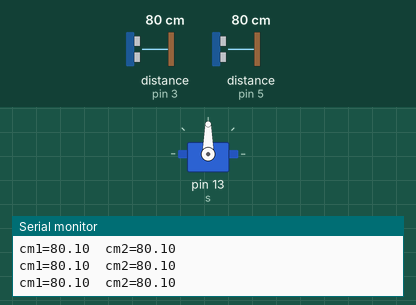
Recording of a sketch running on a simulated Arduino Uno, built with avr-gcc and run on an emulated ATmega328P. Shown: servo, the last lines printed to the serial monitor. Wiring (inferred from the names in the program): 2 × ultrasonic range finder: trigger pin 2, echo pin 3 / trigger pin 4, echo pin 5. The test bench sets the inputs (shaded band); at power-on: distance to the obstacle (sensors on pin 5, pin 3) 80 cm. The echo pulse lasts 58.3 µs per cm.

Above: at 1.3 s.
1.4 s: distance to the obstacle (sensor on pin 5) set to 120 cm
At 1.9 s:
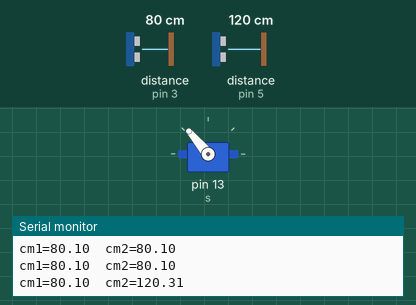
4.4 s: distance to the obstacle (sensor on pin 3) set to 2 cm
6.1 s: distance to the obstacle (sensor on pin 3) set to 250 cm
At 6.4 s:
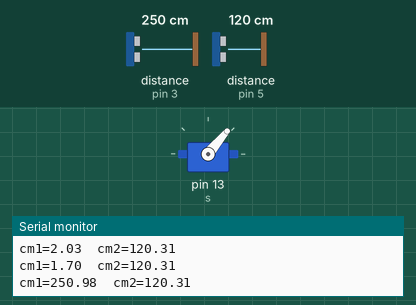
7.6 s: distance to the obstacle (sensor on pin 5) set to 2 cm
At 8.9 s:
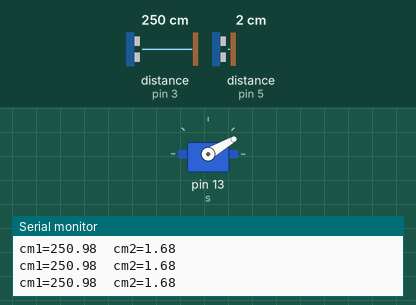
9.2 s: distance to the obstacle (sensor on pin 5) set to 35 cm
At 10.2 s:
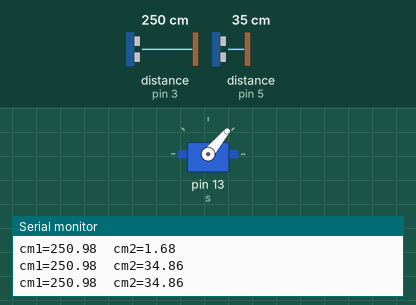
10.8 s: distance to the obstacle (sensor on pin 5) set to 4 cm
At 11.3 s:
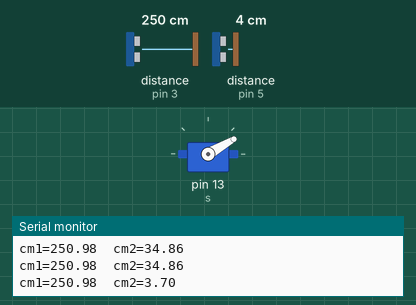
Timing chart, 0 to 13.3 s (numbered marks = the images above; inputs shaded):
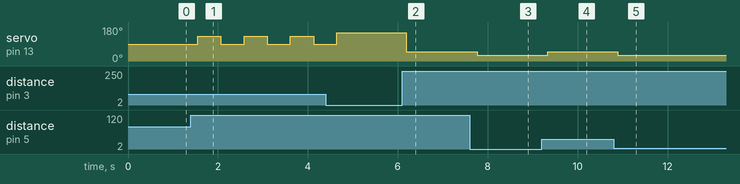

The sketch:

Main.ino
``````````````````````````````````````````cpp
#include<Servo.h>
const int T1=2;
const int E1=3;
const int T2=4;
const int E2=5;

const float base = 0;
const float middle = 90+base;

float cm1;
float cm2;
Servo s;

void setup()
{
  Serial.begin(9600);
  pinMode(T1, OUTPUT);
  pinMode(E1, INPUT);
  pinMode(T2, OUTPUT);
  pinMode(E2, INPUT);
  s.attach(13);
  s.write(90);
  //delay(2000);
}
void loop()
{
  // 灰度传感器检测黑带
  if (0) {
    Track();
  }
  else {
    Avoidance();
  }
}

// 避障
void Avoidance() {
  cm1 = distance(T1, E1);
  cm2 = distance(T2, E2);
  Serial.print("cm1=");
  Serial.print(cm1);
  Serial.print("\t");
  Serial.print("cm2=");
  Serial.print(cm2);
  Serial.println();

  if (cm1 < 30) {
    orientation(150);
  }
  else if (cm2 < 30) {
    orientation(30);
  }
  else if (cm2 > cm1) {
    if (cm2 - cm1<25 & cm2>100 & cm1 > 100) {
      orientation(100);
    }
    else if (cm2 - cm1 > 40) {
      orientation(130);
    }
    else {
      orientation(90);
    }
  }
  else {
    if (cm1 - cm2<25 & cm2>100 & cm1 > 100) {
      orientation(80);
    }
    else if (cm1 - cm2 > 40) {
      orientation(50);
    }
    else {
      orientation(90);
    }
  }
  delay(500);
}

// 转向
void orientation(int pos) {
  pos+=base;
  if (pos >= middle) {
    for (int i = middle; i <= pos; i++) {
      s.write(i);
      //      delay(15);
    }
  }
  else if (pos < middle) {
    for (int i = middle; i >= pos; i--) {
      s.write(i);
      //      delay(15);
    }
  }
}

// 获取传感器距离
float distance(int t, int e) {
  digitalWrite(t, LOW); //低高低电平发一个短时间脉冲去T1
  delayMicroseconds(2);
  digitalWrite(t, HIGH);
  delayMicroseconds(10);
  digitalWrite(t, LOW);
  float cm = pulseIn(e, HIGH) / 58.0; //将回波时间换算成cm
  cm = (int(cm * 100.0)) / 100.0; //保留两位小数
  //  if (cm >= 100) {
  //    return 100;
  //  }`````````````````````````````````````````
  //  else {
  return cm;
  //  }

}

// 循迹
void Track() {
}
``````````````````````````````````````````

Measured:
- after the input at 1.4 s, servo on pin 13 (s): alternates 130° for 0.51 s and 90° for 0.52 s, starting after 0.15 s
- after the input at 6.1 s, servo on pin 13 (s): 150° → 50° after 0.09 s
- after the input at 7.6 s, servo on pin 13 (s): 50° → 30° after 0.17 s
- after the input at 9.2 s, servo on pin 13 (s): 30° → 50° after 0.13 s
- after the input at 10.8 s, servo on pin 13 (s): 50° → 30° after 0.10 s
